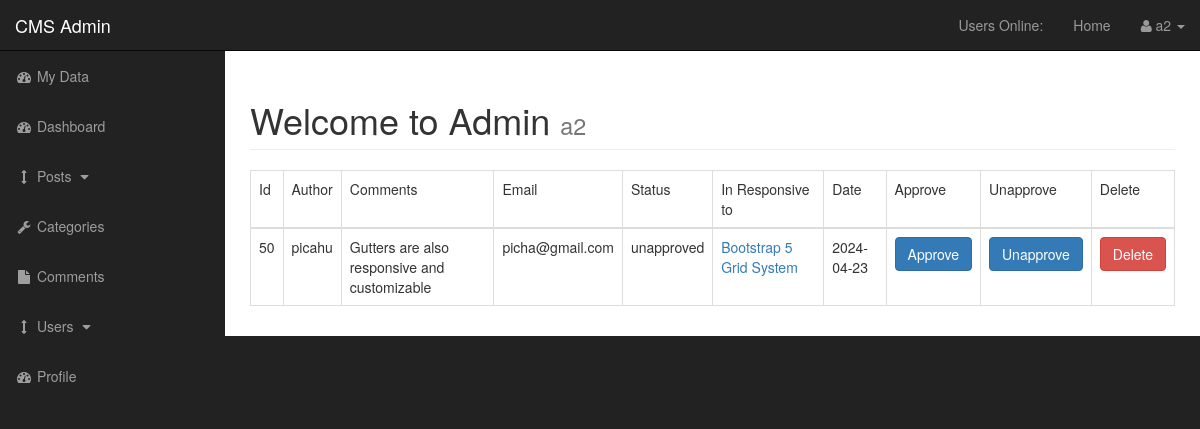
The page /admin/post_comments.php?id=111 (signed in) on the database its author committed.
### tables this page shows
CREATE TABLE `comments` (
  `comment_id` int(3) NOT NULL,
  `comment_post_id` int(3) NOT NULL,
  `comment_author` varchar(255) NOT NULL,
  `comment_email` varchar(255) NOT NULL,
  `comment_content` text NOT NULL,
  `comment_status` varchar(255) NOT NULL,
  `comment_date` date NOT NULL
);

CREATE TABLE `posts` (
  `post_id` int(3) NOT NULL,
  `post_category_id` int(3) NOT NULL,
  `user_id` int(11) NOT NULL,
  `post_title` varchar(255) NOT NULL,
  `post_author` varchar(255) NOT NULL,
  `post_user` varchar(255) NOT NULL,
  `post_date` date NOT NULL,
  `post_image` text NOT NULL,
  `post_content` varchar(5000) NOT NULL,
  `post_tags` varchar(255) NOT NULL,
  `post_comment_count` int(11) NOT NULL,
  `post_status` varchar(255) NOT NULL DEFAULT 'draft',
  `post_views_count` int(11) NOT NULL,
  `likes` int(11) NOT NULL
);

### admin/post_comments.php (the view, shortened to what this page needs)
<?php include "includes/admin_header.php" ?>
<body>
    <div id="wrapper">
        <?php include "includes/admin_navigation.php" ?>
        <div id="page-wrapper">
            <div class="container-fluid">
                <div class="row">
                    <div class="col-lg-12">
                        <h1 class="page-header">
                            Welcome to Admin
                            <small><?php echo $_SESSION['username']; ?></small>
                        </h1>
                        <table class="table table-bordered table-hover">
                            <thread>
                                <tr>
                                    <td>Id</td>
                                    <td>Author</td>
                                    <td>Comments</td>
                                    <td>Email</td>
                                    <td>Status</td>
                                    <td>In Responsive to</td>
                                    <td>Date</td>
                                    <td>Approve</td>
                                    <td>Unapprove</td>
                                    <td>Delete</td>
                                </tr>
                            </thread>
                            <tbody>
                            <?php
                            $query = "SELECT * FROM comments WHERE comment_post_id=" . mysqli_real_escape_string($connection, $_GET['id']) . " ";
                            $select_comments = mysqli_query($connection, $query);
                            while($row = mysqli_fetch_assoc($select_comments)) {
                                $comment_id             = $row['comment_id'];
                                $comment_post_id        = $row['comment_post_id'];
                                $comment_author         = $row['comment_author'];
                                $comment_content        = $row['comment_content'];
                                $comment_email          = $row['comment_email'];
                                $comment_status         = $row['comment_status'];
                                $comment_date           = $row['comment_date'];
                                echo "<tr>";
                                    echo "<td> $comment_id </td>";
                                    echo "<td> $comment_author </td>";
                                    echo "<td> $comment_content </td>";
                                    echo "<td> $comment_email </td>";
                                    echo "<td> $comment_status </td>";
                                    $query = "SELECT * FROM posts WHERE post_id = $comment_post_id ";
                                    $select_post_id_query = mysqli_query($connection, $query);
                                    while($row = mysqli_fetch_assoc($select_post_id_query)) {
                                        $post_id    = $row['post_id'];
                                        $post_title = $row['post_title'];
                                        echo "<td> <a href='../post.php?p_id=$post_id'>$post_title</a> </td>";
                                    }
                                    echo "<td> $comment_date </td>";
                                    echo "<td> <a class='btn btn-primary' href='comments.php?approve=$comment_id'>Approve</a> </td>";
                                    echo "<td> <a class='btn btn-primary' href='comments.php?unapprove=$comment_id'>Unapprove</a> </td>";
                                    echo "<td> <a class='btn btn-danger' href='post_comments.php?delete=$comment_id&id=" . $_GET['id'] ."'>Delete</a> </td>";
                                    echo "</tr>";
                            }
                            ?>
                            </tbody>
                        </table>
                    </div>
                </div>
            </div>
        </div>
    <?php include "includes/admin_footer.php" ?>
</body>
</html>

### admin/css/sb-admin.css (style rules this page uses)
body { margin-top: 100px; background-color: #222; }
@media (min-width:768px) { body { margin-top: 50px; } }
#wrapper { padding-left: 0; }
#page-wrapper { width: 100%; padding: 0; background-color: #fff; }
@media (min-width:768px) { #wrapper { padding-left: 225px; } }
@media (min-width:768px) { #page-wrapper { padding: 10px; } }

### rows shown on the page
comments: comment_id "50", comment_author "picahu", comment_content "Gutters are also responsive and customizable", comment_email "picha@gmail.com", comment_status "unapproved", comment_date "2024-04-23"
posts: post_title "Bootstrap 5 Grid System"

### other values the page prints
$_SESSION['username'] "a2"
